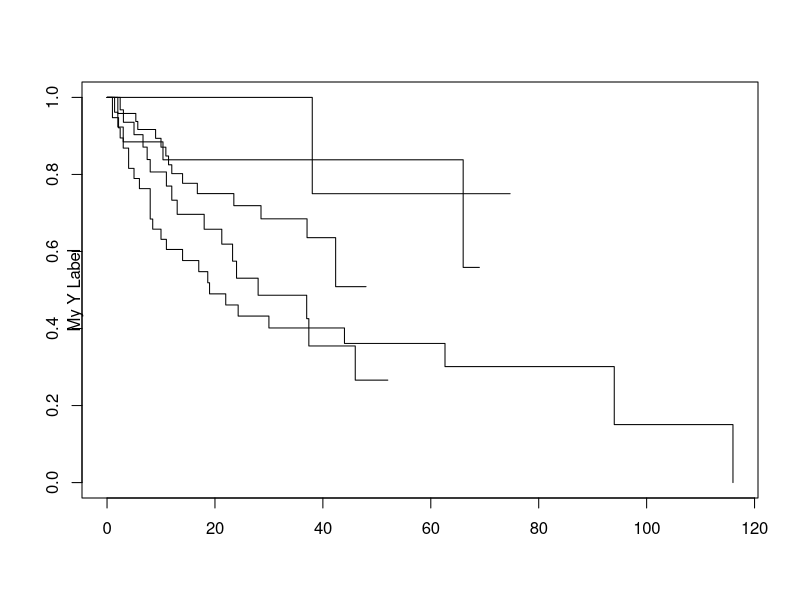
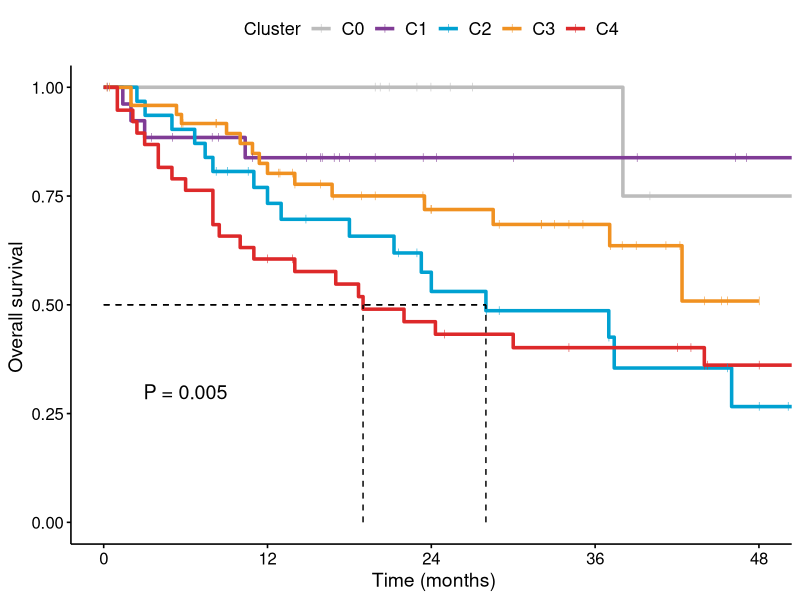
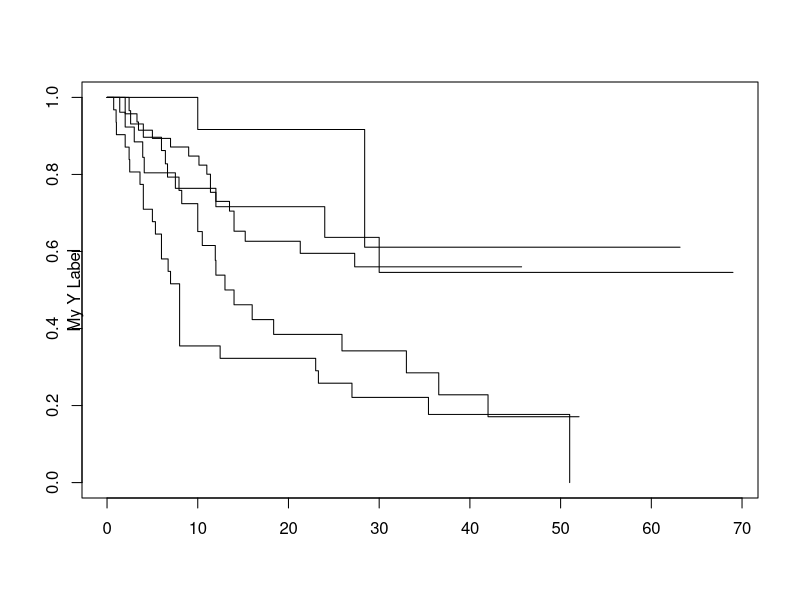
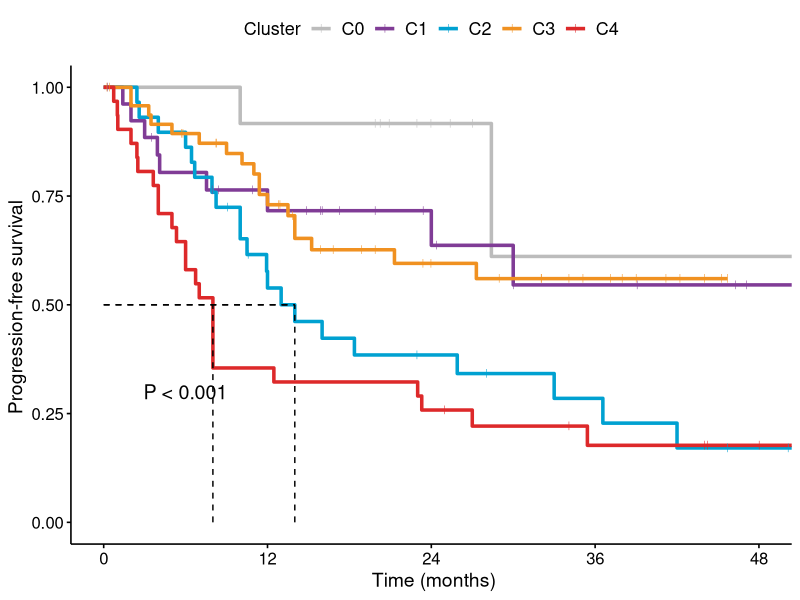

Recreate these plots in R, in order.
library("survival")
library("survminer")
library(readxl)

cdata <- read_xlsx("cluster_survival.xlsx")
#OS of all NKTCL patients from different molecular subtyping clusters
fit <- survfit(Surv(OS,dead) ~cluster,data=cdata)
plot(fit)
p2 <- ggsurvplot(fit, data = cdata,
                 surv.median.line = "hv",lwd=1.2, 
                 palette=c("#bcbcbc","#803c96","#00a1d1","#f09121","#dd292a"),
                 legend.labs=c( "C0","C1","C2","C3","C4"), 
                 legend.title="Cluster",
                 ylab="Overall survival ",xlab = " Time (months)", 
                 censor.shape = 124,censor.size = 2,
                 break.x.by = 12,
                 font.legend=13,
                 xlim = c(0,48),
                 font.x=14,
                 font.y=14,
                 risk.table = F,tables.height = 0.23,
                 tables.theme = theme_cleantable(),
                 #ggtheme = theme_bw(),
                 mtext("My Y Label", side = 2, line = -0.1))

survdiff(Surv(OS,dead) ~ cluster, data = cdata)
p2$plot = p2$plot +  ggplot2::annotate("text",x = 6, y = 0.30,
                                       label = paste("P = 0.005"),size=5)  
p2


#PFS of all NKTCL patients from different molecular subtyping clusters
fit <- survfit(Surv(PFS,relapsed) ~cluster,data=cdata)
plot(fit)
p2 <- ggsurvplot(fit, data = cdata,
                 surv.median.line = "hv",lwd=1.2, 
                 palette=c("#bcbcbc","#803c96","#00a1d1","#f09121","#dd292a"),
                 legend.labs=c( "C0","C1","C2","C3","C4"), 
                 legend.title="Cluster",
                 ylab="Progression-free survival ",xlab = " Time (months)", 
                 censor.shape = 124,censor.size = 2,
                 break.x.by = 12,
                 font.legend=13,
                 xlim = c(0,48),
                 font.x=14,
                 font.y=14,
                 risk.table = F,tables.height = 0.23,
                 tables.theme = theme_cleantable(),
                 #ggtheme = theme_bw(),
                 mtext("My Y Label", side = 2, line = -0.1))

survdiff(Surv(PFS,relapsed) ~ cluster, data = cdata)
p2$plot = p2$plot +  ggplot2::annotate("text",x = 6, y = 0.30,
                                       label = paste("P < 0.001"),size=5)  
p2
